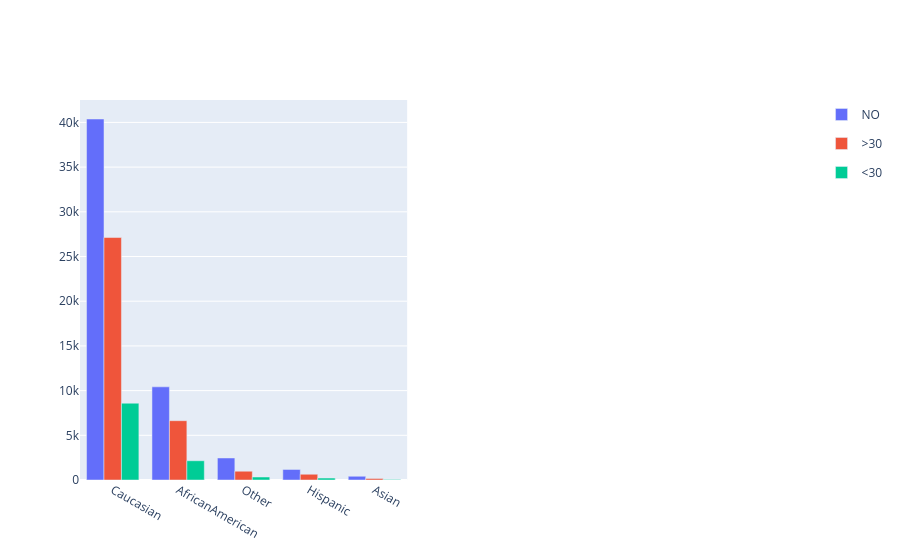

Notebook code for this chart:
### Code cell
fig.data = []
fig = make_subplots(rows=1, cols=2)

dfFreq = dfChecked.value_counts(['race', 'readmitted']).reset_index().rename(columns={'count':'frequency'})
# dfFreq = dfChecked.value_counts(['race', 'readmitted']).reset_index().rename(columns={0:'frequency'})
figPx = px.bar(dfFreq, x=dfFreq['race'], y=dfFreq['frequency'], color='readmitted', barmode='group')
# type(figPx)

bar_trace = figPx.data[0]
bar_trace1 = figPx.data[1]
bar_trace2 = figPx.data[2]

fig.add_trace(bar_trace)
fig.add_trace(bar_trace1)
fig.add_trace(bar_trace2)
fig.show()
# To clear figure
fig.data = []

### Figure 1 — Plotly figure (JSON) as saved in the notebook; plotly's stock layout.template omitted (floating-point values rounded to 4 significant figures)
{"data": [{"alignmentgroup": "True", "hovertemplate": "readmitted=NO<br>race=%{x}<br>frequency=%{y}<extra></extra>", "legendgroup": "NO", "marker": {"color": "#636efa", "pattern": {"shape": ""}}, "name": "NO", "offsetgroup": "NO", "orientation": "v", "showlegend": true, "textposition": "auto", "type": "bar", "x": ["Caucasian", "AfricanAmerican", "Other", "Hispanic", "Asian"], "xaxis": "x", "y": [40383, 10421, 2462, 1183, 415], "yaxis": "y"}, {"alignmentgroup": "True", "hovertemplate": "readmitted=>30<br>race=%{x}<br>frequency=%{y}<extra></extra>", "legendgroup": ">30", "marker": {"color": "#EF553B", "pattern": {"shape": ""}}, "name": ">30", "offsetgroup": ">30", "orientation": "v", "showlegend": true, "textposition": "auto", "type": "bar", "x": ["Caucasian", "AfricanAmerican", "Other", "Hispanic", "Asian"], "xaxis": "x", "y": [27124, 6634, 984, 642, 161], "yaxis": "y"}, {"alignmentgroup": "True", "hovertemplate": "readmitted=<30<br>race=%{x}<br>frequency=%{y}<extra></extra>", "legendgroup": "<30", "marker": {"color": "#00cc96", "pattern": {"shape": ""}}, "name": "<30", "offsetgroup": "<30", "orientation": "v", "showlegend": true, "textposition": "auto", "type": "bar", "x": ["Caucasian", "AfricanAmerican", "Other", "Hispanic", "Asian"], "xaxis": "x", "y": [8592, 2155, 333, 212, 65], "yaxis": "y"}], "layout": {"xaxis": {"anchor": "y", "domain": [0, 0.45]}, "xaxis2": {"anchor": "y2", "domain": [0.55, 1]}, "yaxis": {"anchor": "x", "domain": [0, 1]}, "yaxis2": {"anchor": "x2", "domain": [0, 1]}}}
